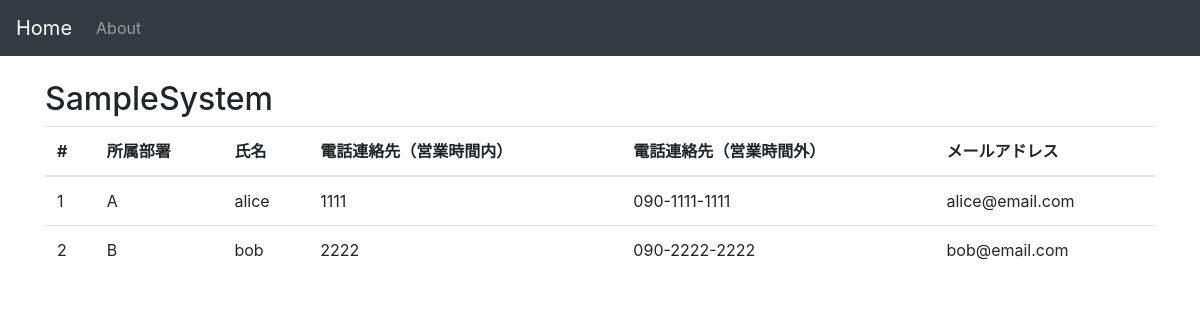
/detail/1, run on the app's committed database.
### contactmaster/models.py (models this page shows, shortened)
class System(models.Model):
    env = models.CharField(max_length=200)
    identifier = models.CharField(max_length=10)
    system_name = models.CharField(max_length=500)
    start_date = models.DateTimeField(blank=True, null=True)
    tel = models.CharField(max_length=12)
    mail = models.CharField(max_length=12)
    remarks = models.CharField(max_length=500)
    business_day = models.CharField(max_length=18)
    business_hour_stat = models.TimeField(blank=True, null=True)
    business_hour_end = models.TimeField(blank=True, null=True)

class NormalContact(models.Model):
    system = models.ForeignKey(System, on_delete=models.CASCADE)
    no = models.IntegerField()
    deployment = models.CharField(max_length=200)
    name = models.CharField(max_length=200)
    tel_business_hours = models.CharField(max_length=200)
    tel_not_business_hours = models.CharField(max_length=200)
    email = models.CharField(max_length=200)

### contactmaster/views.py (the view)
# urls.py: path('detail/<system_id>', views.detail, name='detail'),
def detail(request, system_id):
    system_object = System.objects.get(id=system_id)
    object_list = NormalContact.objects.filter(system_id__exact=system_id)
    return render(request, 'detail.html', {'system_name': system_object.system_name, 'object_list': object_list})

### contactmaster/templates/detail.html (shortened to what this page needs)
{% extends 'base.html' %}
{% block content %}
<h2>{{ system_name }}</h2>
<table class="table">
    <thead>
        <tr>
            <th scope="col">#</th>
            <th scope="col">所属部署</th>
            <th scope="col">氏名</th>
            <th scope="col">電話連絡先（営業時間内）</th>
            <th scope="col">電話連絡先（営業時間外）</th>
            <th scope="col">メールアドレス</th>
        </tr>
    </thead>
    {% for val in object_list %}
    <tr>
        <td>{{ val.no }}</td>
        <td>{{ val.deployment }}</a></td>
        <td>{{ val.name }}</td>
        <td>{{ val.tel_business_hours}}</td>
        <td>{{ val.tel_not_business_hours}}</td>
        <td>{{ val.email}}</td>
    </tr>
    {% endfor %}
</table>
{% endblock %}

### data on the page
System: system_name "SampleSystem"
NormalContact: no "1", deployment "A", name "alice", tel_business_hours "1111", tel_not_business_hours "090-1111-1111", email "alice@email.com"
NormalContact: no "2", deployment "B", name "bob", tel_business_hours "2222", tel_not_business_hours "090-2222-2222", email "bob@email.com"
